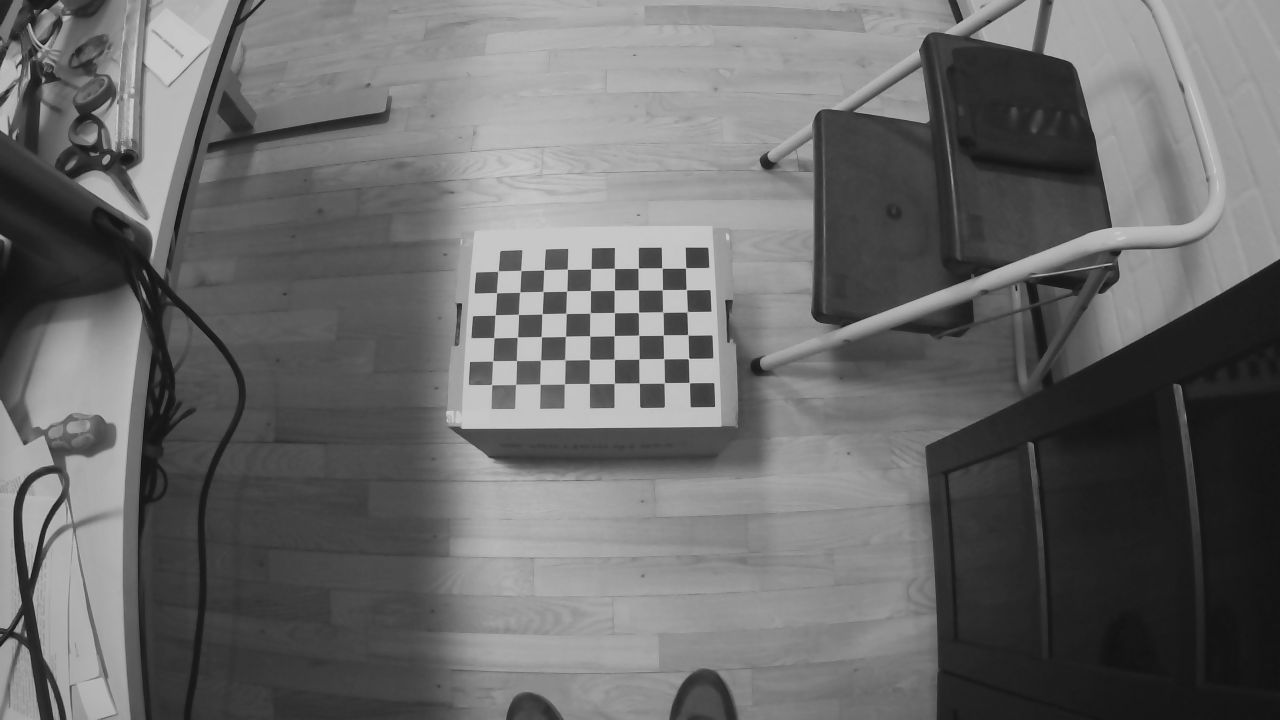
#> input picture Stereo_calibration_images/right-0000.png, 1280 x 720 px, given as the content of the folder calibration, which was not available
$ jupyter execute 'Exercise 1 - Monochrome camera calibration.ipynb'   (text cells are left out)
#> lines starting #> are read from the running program, lines starting #| are printed output that depends on the picture; after the words box and inside, x2 and y2 are one past the last pixel; in counts of white or black regions, pixels touching at a corner belong together; pictures that were not available may be replaced by others from this repository, and a replacement may not be noted
[cell 1]
import numpy as np
import cv2
import glob
import matplotlib.pyplot as plt

[cell 2]
#Implement the number of vertical and horizontal corners

nb_vertical = 9
nb_horizontal = 6

# prepare object points, like (0,0,0), (1,0,0), (2,0,0) ....,(6,5,0)
objp = np.zeros((nb_horizontal*nb_vertical,3), np.float32)
objp[:,:2] = np.mgrid[0:nb_vertical,0:nb_horizontal].T.reshape(-1,2)

# Arrays to store object points and image points from all the images.
objpoints = [] # 3d point in real world space
imgpoints = [] # 2d points in image plane.

images = glob.glob('calibration/right*.png')
assert images


for fname in images:
    img = cv2.imread(fname)
#> img is the input picture: shape (720, 1280, 3); min 17, max 201, mean 105.9
    gray = cv2.cvtColor(img, cv2.COLOR_BGR2GRAY)

    """
    Implement findChessboardCorners here
    ret, corners = ...
    """

    patternSize = (nb_vertical, nb_horizontal)
    flags = 1
    ret, corners = cv2.findChessboardCorners(gray, patternSize, flags)
#> ret = True; corners = 54 rows, first 8: [689.4, 382.7], [664.5, 382.6], [639.3, 383.2], [614.3, 383.2], [589.3, 383.4], [564.5, 383.7], [539.8, 384], [515.7, 384.3]

    # If found, add object points, image points (after refining them)
    if ret == True:
        objpoints.append(objp)

        imgpoints.append(corners)

        # Draw and display the corners
        img = cv2.drawChessboardCorners(img, (nb_vertical,nb_horizontal), corners,ret)
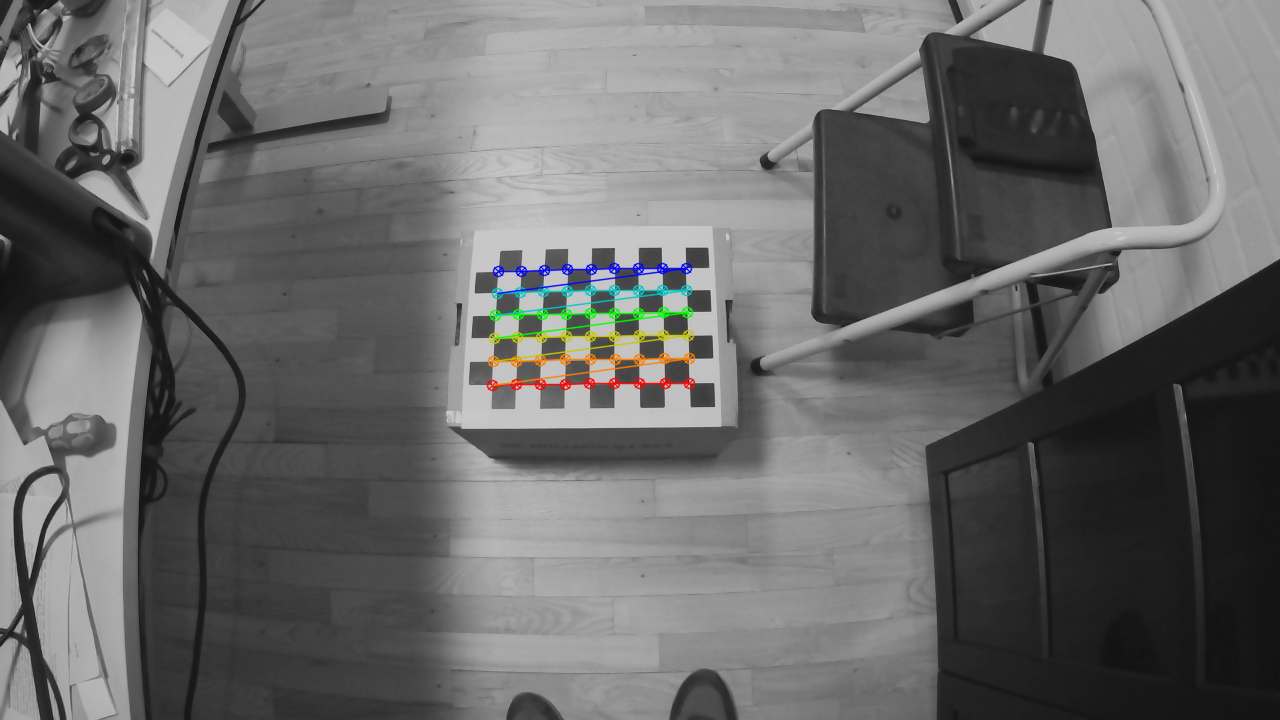
#> img: shape (720, 1280, 3); 1.11% of pixels changed, all inside (x1, y1, x2, y2) = (486, 262, 696, 392)
        cv2.imshow('img',img)
        cv2.waitKey(500)

cv2.destroyAllWindows()

[cell 3]
ret, mtx, dist, rvecs, tvecs = cv2.calibrateCamera(objpoints, imgpoints, gray.shape[::-1], None, None)
#> ret = 0.197; mtx = [[166, 0, 639], [0, 159.4, 357.9], [0, 0, 1]]; dist = [[-0.0106, -0.0141, 0.00405, 0.00363, 0.00882]]; rvecs = ([-0.011, 0.0939, 3.13],); tvecs = ([2.01, 1.02, 6.65],)
img = cv2.imread('calibration/right-0044.png')
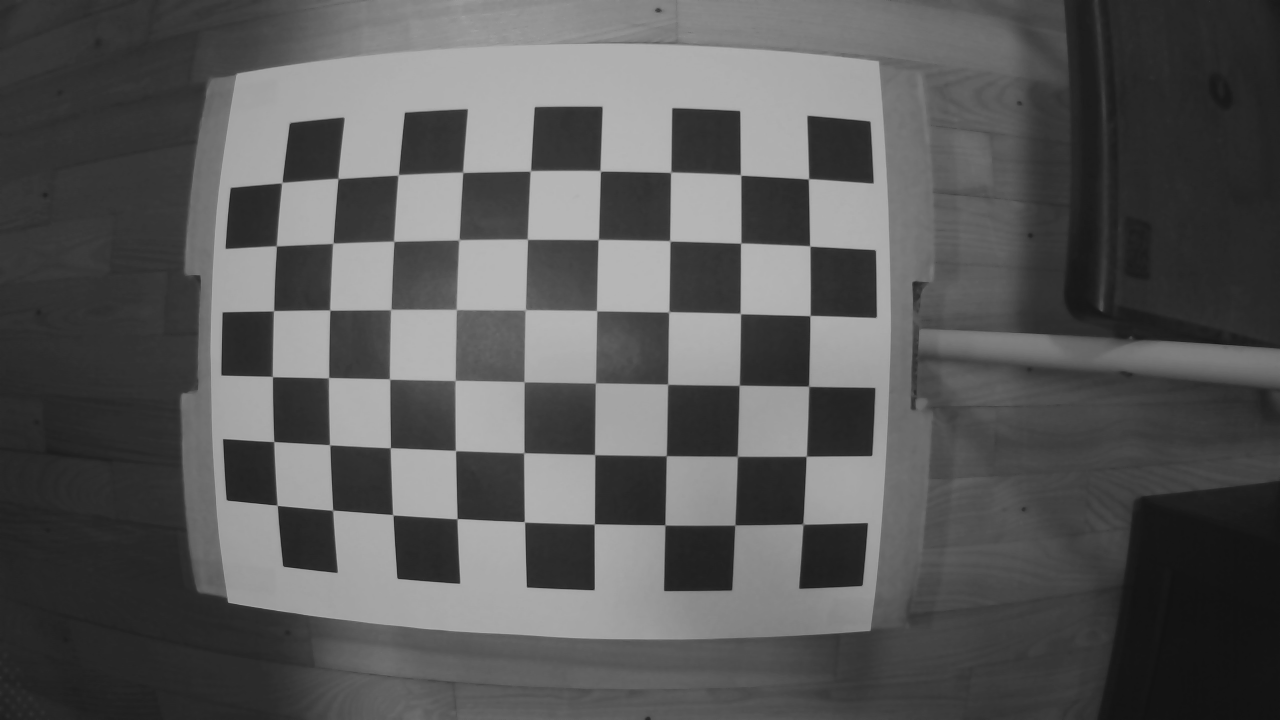
#> input picture Stereo_calibration_images/right-0044.png, 1280 x 720 px, given as the content of the folder calibration, which was not available
#> img is the input picture: shape (720, 1280, 3); min 18, max 183, mean 88.7
h,  w = img.shape[:2]
#> h = 720; w = 1280
newcameramtx, roi = cv2.getOptimalNewCameraMatrix(mtx,dist,(w,h),0)
#> newcameramtx = [[11071.6, 0, 671.6], [0, 10698, 380.4], [0, 0, 1]]; roi = (0, 0, 1279, 719)

[cell 4]
# undistort
dst = cv2.undistort(img, mtx, dist, None, newcameramtx)
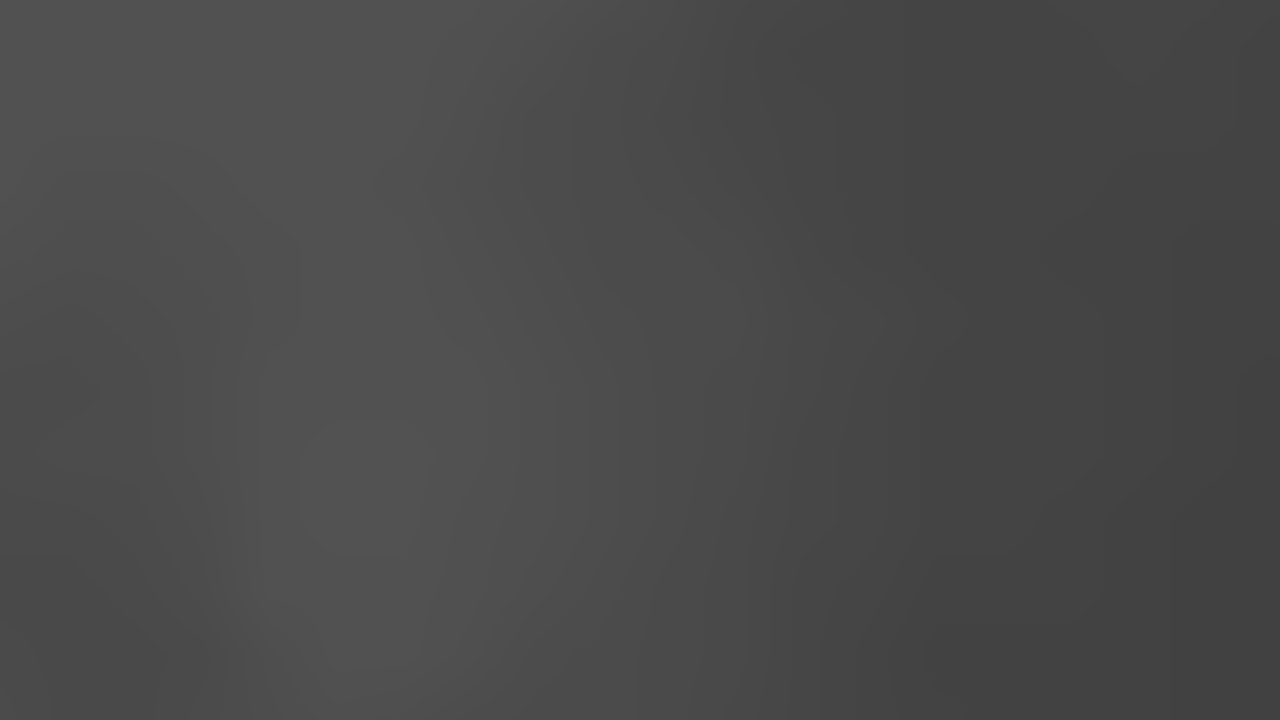
#> dst: shape (720, 1280, 3); min 65, max 82, mean 73.7

fig, ax = plt.subplots(nrows=1, ncols=2, figsize=(18,18))
ax[0].imshow(img[...,[2,1,0]])
ax[0].set_title('Original image')
ax[1].imshow(dst[...,[2,1,0]])
ax[1].set_title('Undistorted image')
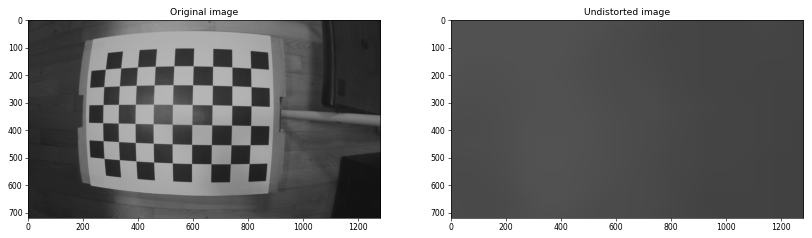
#> figure drawn by matplotlib, 2 panels
